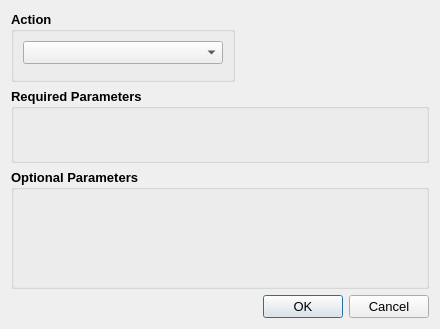
<?xml version="1.0" encoding="UTF-8"?>
<ui version="4.0">
 <class>eventDialog</class>
 <widget class="QDialog" name="eventDialog">
  <property name="geometry">
   <rect>
    <x>0</x>
    <y>0</y>
    <width>432</width>
    <height>319</height>
   </rect>
  </property>
  <property name="sizePolicy">
   <sizepolicy hsizetype="Preferred" vsizetype="Preferred">
    <horstretch>0</horstretch>
    <verstretch>3</verstretch>
   </sizepolicy>
  </property>
  <property name="minimumSize">
   <size>
    <width>0</width>
    <height>0</height>
   </size>
  </property>
  <property name="font">
   <font>
    <pointsize>10</pointsize>
   </font>
  </property>
  <property name="windowTitle">
   <string>Dialog</string>
  </property>
  <property name="sizeGripEnabled">
   <bool>false</bool>
  </property>
  <property name="modal">
   <bool>false</bool>
  </property>
  <layout class="QGridLayout" name="gridLayout">
   <property name="sizeConstraint">
    <enum>QLayout::SetFixedSize</enum>
   </property>
   <item row="4" column="1" colspan="2">
    <widget class="QDialogButtonBox" name="buttonBox">
     <property name="minimumSize">
      <size>
       <width>0</width>
       <height>0</height>
      </size>
     </property>
     <property name="orientation">
      <enum>Qt::Horizontal</enum>
     </property>
     <property name="standardButtons">
      <set>QDialogButtonBox::Cancel|QDialogButtonBox::Ok</set>
     </property>
    </widget>
   </item>
   <item row="2" column="0" colspan="3">
    <widget class="QGroupBox" name="rParamBox">
     <property name="minimumSize">
      <size>
       <width>200</width>
       <height>75</height>
      </size>
     </property>
     <property name="font">
      <font>
       <weight>75</weight>
       <bold>true</bold>
      </font>
     </property>
     <property name="title">
      <string>Required Parameters</string>
     </property>
     <layout class="QVBoxLayout" name="verticalLayout">
      <property name="sizeConstraint">
       <enum>QLayout::SetDefaultConstraint</enum>
      </property>
     </layout>
    </widget>
   </item>
   <item row="1" column="2">
    <spacer name="spacer1">
     <property name="orientation">
      <enum>Qt::Horizontal</enum>
     </property>
     <property name="sizeHint" stdset="0">
      <size>
       <width>40</width>
       <height>20</height>
      </size>
     </property>
    </spacer>
   </item>
   <item row="1" column="0" colspan="2">
    <widget class="QGroupBox" name="actFrm">
     <property name="maximumSize">
      <size>
       <width>16777215</width>
       <height>75</height>
      </size>
     </property>
     <property name="font">
      <font>
       <weight>75</weight>
       <bold>true</bold>
      </font>
     </property>
     <property name="autoFillBackground">
      <bool>false</bool>
     </property>
     <property name="title">
      <string>Action</string>
     </property>
     <layout class="QHBoxLayout" name="horizontalLayout">
      <property name="bottomMargin">
       <number>15</number>
      </property>
      <item>
       <widget class="QComboBox" name="actionCB">
        <property name="minimumSize">
         <size>
          <width>200</width>
          <height>0</height>
         </size>
        </property>
        <property name="font">
         <font>
          <weight>50</weight>
          <bold>false</bold>
         </font>
        </property>
        <property name="whatsThis">
         <string>&lt;html&gt;&lt;head/&gt;&lt;body&gt;&lt;p&gt;&lt;br/&gt;&lt;/p&gt;&lt;/body&gt;&lt;/html&gt;</string>
        </property>
        <property name="currentText">
         <string/>
        </property>
        <property name="maxVisibleItems">
         <number>20</number>
        </property>
       </widget>
      </item>
     </layout>
    </widget>
   </item>
   <item row="3" column="0" colspan="3">
    <widget class="QGroupBox" name="oParamBox">
     <property name="minimumSize">
      <size>
       <width>200</width>
       <height>120</height>
      </size>
     </property>
     <property name="font">
      <font>
       <weight>75</weight>
       <bold>true</bold>
      </font>
     </property>
     <property name="title">
      <string>Optional Parameters</string>
     </property>
     <layout class="QVBoxLayout" name="verticalLayout_2">
      <property name="sizeConstraint">
       <enum>QLayout::SetDefaultConstraint</enum>
      </property>
     </layout>
    </widget>
   </item>
  </layout>
 </widget>
 <resources/>
 <connections/>
</ui>
